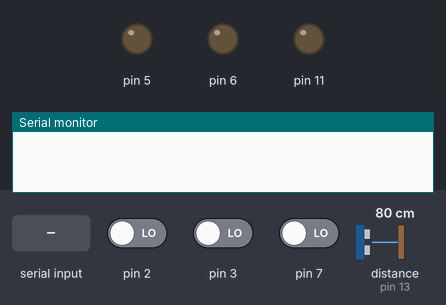
Recording of a sketch running on a simulated Arduino Uno, built with avr-gcc and run on an emulated ATmega328P. Shown: output pins drawn as LEDs (lit = HIGH), the last lines printed to the serial monitor. The inputs (shaded band) are chosen by the test bench; at power-on: pin 7 LOW, distance to the obstacle (sensor on pin 13) 80 cm, pin 2 LOW, pin 3 LOW. The echo pulse lasts 58.3 µs per cm; pins used as bus, display or sensor lines are not drawn.

Above: at 1.2 s.
1.3 s: "open\n" received over Serial
At 2.67 s:
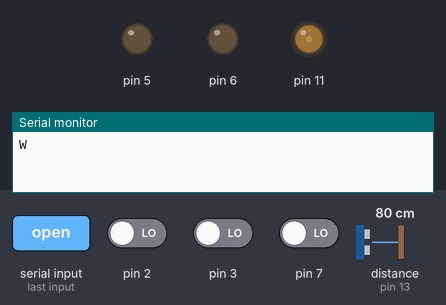
4.3 s: pin 7 driven HIGH
At 7.25 s:
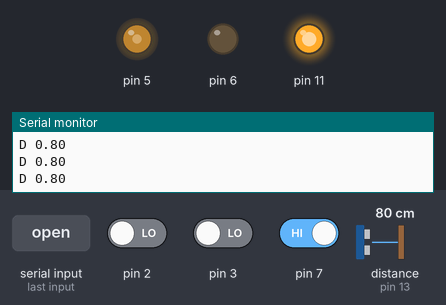
7.3 s: "stop\n" received over Serial
At 8.6 s:
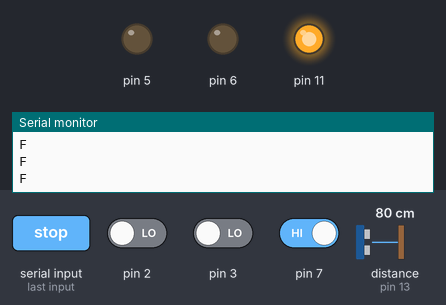
9.3 s: distance to the obstacle (sensor on pin 13) set to 52 cm
10.8 s: distance to the obstacle (sensor on pin 13) set to 46 cm
At 12.22 s:
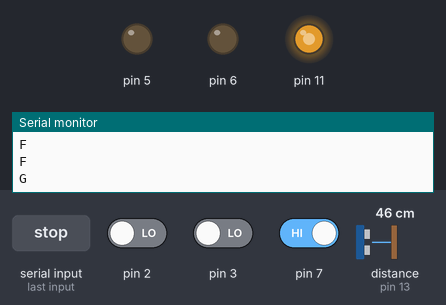
Timing chart, 0 to 14.8 s (numbered marks = the images above; inputs shaded):
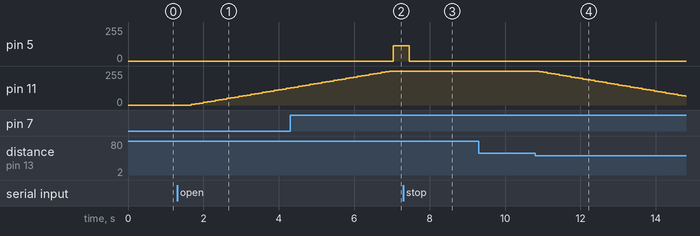

The sketch:

smart_garage.ino
```cpp
/*
 * ===================================================================
 *
 * Seconda consegna di Sistemi Embedded e Internet of things
 * Savini Gianni 731806
 *
 * ===================================================================
 */
#include "config.h"
#include "Init.h"
#include "OpenGarage.h"
#include "Parking.h"
#include "Stop.h"
#include "CloseGarage.h"

#include "Scheduler.h"

volatile State state;

Scheduler sched;

void setup() {

  sched.init(100);

  Task* t0 = new Init();
  t0->init(200);
  sched.addTask(t0);

  Task* t1 = new OpenGarage(LR, PIR);
  t1->init(100);
  sched.addTask(t1);

  Task* t2 = new Parking( LDIST1,  LDIST2,  LR,  CLOSE,  TOUCH, PROXECHO,  PROXTRIG);
  t2->init(100);
  sched.addTask(t2);

  Task* t3= new Stop(LR, PROXECHO,  PROXTRIG);
  t3->init(100);
  sched.addTask(t3);

  Task* t4 = new CloseGarage(LR);
  t4->init(100);
  sched.addTask(t4);

  state = INI;
}

void loop() {
  sched.schedule();
}
```

Button.h
```cpp
#ifndef __BUTTON__
#define __BUTTON__

class Button {

public:
  virtual bool isPressed() = 0;
};

#endif
```

ButtonImpl.cpp
```cpp
#include "ButtonImpl.h"
#include "Arduino.h"

ButtonImpl::ButtonImpl(int pin){
  this->pin = pin;
  pinMode(pin, INPUT);
}

bool ButtonImpl::isPressed(){
  return digitalRead(pin) == HIGH;
}
```

ButtonImpl.h
```cpp
#ifndef __BUTTONIMPL__
#define __BUTTONIMPL__

#include "Button.h"

class ButtonImpl: public Button {

public:
  ButtonImpl(int pin);
  bool isPressed();

private:
  int pin;

};

#endif
```

CloseGarage.cpp
```cpp
#include "CloseGarage.h"
#include "Arduino.h"
#include "config.h"

extern volatile State state;
int intensitys = MAXINTENSITY;

CloseGarage::CloseGarage(int led) {
  this->pin = led;
}

void CloseGarage::init(int period) {
  Task::init(period);
  fadeLed = new LedExt(pin, 0);
  fadeLed->switchOn();
}

void CloseGarage::tick() {
  if(state == CLS) {
    if(intensitys >= 0) {
//     fadeLed->switchOn();
//       Serial.println(intensitys == MAXINTENSITY ? "close" : "");
//       Serial.println(intensitys);
       fadeLed->setIntensity(intensitys);
       intensitys -= BRIGHT;
    } else {
      intensitys = MAXINTENSITY;
      state = INI;
    }
  }
}
```

CloseGarage.h
```cpp
#ifndef __CLOSEGARAGE__
#define __CLOSEGARAGE__

#include "Task.h"
#include "LedExt.h"

class CloseGarage: public Task {

  int pin;
  LedExt* fadeLed;

public:

  CloseGarage(int pin);
  void init(int period);
  void tick();
};

#endif
```

DetectSensor.h
```cpp
#ifndef __DETECTSENSOR__
#define __DETECTSENSOR__

class DetectSensor {

public:
  virtual bool isDetected() = 0;

};


#endif
```

Init.cpp
```cpp
#include "Init.h"
#include "config.h"
#include "Arduino.h"
#include "MsgService.h"

extern volatile State state;

Init::Init() {
  MsgService.init();
}

void Init::init(int period) {
  Task::init(period);
//  MsgService.init();
}

void Init::tick() {
  //Serial.println("INIT");
  if(state == INI) {
    if(MsgService.isMsgAvailable()) {
      if(MsgService.receiveMsg()->getContent() == "open") {
        state = OPN;
        MsgService.sendMsg("W");
//        Serial.println("ricevuto");
    }
  }

  }
}
```

Init.h
```cpp
#ifndef __INITTASK__
#define __INITTASK__

#include "Task.h"

class Init: public Task {

  public:

    Init();
    void init(int period);
    void tick();
};

#endif
```

Led.cpp
```cpp
#include "Led.h"
#include "Arduino.h"

Led::Led(int pin){
  this->pin = pin;
  pinMode(pin,OUTPUT);
}

void Led::switchOn(){
  digitalWrite(pin,HIGH);
}

void Led::switchOff(){
  digitalWrite(pin,LOW);
};
```

Led.h
```cpp
#ifndef __LED__
#define __LED__

#include "Light.h"

class Led: public Light {
public:
  Led(int pin);
  void switchOn();
  void switchOff();
protected:
  int pin;
};

#endif
```

LedExt.cpp
```cpp
#include "LedExt.h"
#include "Arduino.h"

LedExt::LedExt(int pin) : Led(pin) {
  currentIntensity = 128;
  isOn = false;
}

LedExt::LedExt(int pin, int intensity) : Led(pin) {
  isOn = false;
  currentIntensity = intensity;
}

void LedExt::switchOn(){
  analogWrite(pin,currentIntensity);
  isOn = true;
}

void LedExt::setIntensity(int value){
 currentIntensity = value;
 if (isOn){
   analogWrite(pin,currentIntensity);
 }
}

void LedExt::switchOff(){
  analogWrite(pin,0);
  isOn = false;
}
```

LedExt.h
```cpp
#ifndef __LED_EXT__
#define __LED_EXT__

#include "Led.h"
#include "LightExt.h"

class LedExt:  public LightExt, public Led {
public:
  LedExt(int pin);
  LedExt(int pin, int intensity);
  void switchOn();
  void switchOff();
  void setIntensity(int v);
private:
  int currentIntensity;
  bool isOn;
};

#endif
```

Light.h
```cpp
#ifndef __LIGHT__
#define __LIGHT__

class Light {
public:
  virtual void switchOn() = 0;
  virtual void switchOff() = 0;
};

#endif
```

LightExt.h
```cpp
#ifndef __LIGHT_EXT__
#define __LIGHT_EXT__

#include "Light.h"

class LightExt : public Light {
public:
  virtual void setIntensity(int) = 0;
};

#endif
```

MsgService.cpp
```cpp
#include "Arduino.h"
#include "MsgService.h"

String content;

MsgServiceClass MsgService;

bool MsgServiceClass::isMsgAvailable(){
  return msgAvailable;
}

Msg* MsgServiceClass::receiveMsg(){
  if (msgAvailable){
    Msg* msg = currentMsg;
    msgAvailable = false;
    currentMsg = NULL;
    content = "";
    return msg;
  } else {
    return NULL;
  }
}

void MsgServiceClass::init(){
  Serial.begin(9600);
  content.reserve(256);
  content = "";
  currentMsg = NULL;
  msgAvailable = false;
}

void MsgServiceClass::sendMsg(const String& msg){
  Serial.println(msg);
}

void serialEvent() {
  /* reading the content */
  while (Serial.available()) {
    char ch = (char) Serial.read();
    if (ch == '\n'){
      MsgService.currentMsg = new Msg(content);
      MsgService.msgAvailable = true;
    } else {
      content += ch;
    }
  }
}

bool MsgServiceClass::isMsgAvailable(Pattern& pattern){
  return (msgAvailable && pattern.match(*currentMsg));
}

Msg* MsgServiceClass::receiveMsg(Pattern& pattern){
  if (msgAvailable && pattern.match(*currentMsg)){
    Msg* msg = currentMsg;
    msgAvailable = false;
    currentMsg = NULL;
    content = "";
    return msg;
  } else {
    return NULL;
  }

}
```

MsgService.h
```cpp
#ifndef __MSGSERVICE__
#define __MSGSERVICE__

#include "Arduino.h"

class Msg {
  String content;

public:
  Msg(String content){
    this->content = content;
  }

  String getContent(){
    return content;
  }
};

class Pattern {
public:
  virtual boolean match(const Msg& m) = 0;
};

class MsgServiceClass {

public:

  Msg* currentMsg;
  bool msgAvailable;

  void init();

  bool isMsgAvailable();
  Msg* receiveMsg();

  bool isMsgAvailable(Pattern& pattern);
  Msg* receiveMsg(Pattern& pattern);

  void sendMsg(const String& msg);
};

extern MsgServiceClass MsgService;

#endif
```

OpenGarage.cpp
```cpp
#include "config.h"
#include "Arduino.h"
#include "TimerOne.h"
#include "OpenGarage.h"

extern volatile State state;
int intensity = 0;
int inc = 0;

void changeState(State st) {
  inc = intensity = 0;
  state = st;
}


OpenGarage::OpenGarage(int ledPin, int pirPin){
  this->ledPin = ledPin;
  this->pirPin = pirPin;
}

void OpenGarage::init(int period){
  Task::init(period);
  fadeLed = new LedExt(ledPin, 0);
  pir = new Pir(pirPin);
  fadeLed->switchOn();
}

void OpenGarage::tick() {
//OpeningGarage
  if(state == OPN) {
//    Serial.println(intensity == 0 ? "open" : "");
    if(intensity <= MAXINTENSITY) {
       fadeLed->switchOn();
//       Serial.println(intensity);
       fadeLed->setIntensity(intensity);
       intensity += BRIGHT;
//WaitForDetect
    } else {
      if(inc++ <= WAITTIME) {
        if(pir->isDetected()) {
          changeState(PRK);
        }
      } else {
        changeState(CLS);
      }
    }
  }
}


//void OpenGarage::fade() {
//  this->fadeLed->setIntensity(intensity);
//  intensity += BRIGHT;
//}
```

OpenGarage.h
```cpp
#ifndef __OPENGARAGE__
#define __OPENGARAGE__

#include "Task.h"
#include "Led.h"
#include "LedExt.h"
#include "Pir.h"

class OpenGarage: public Task {

  private:
    int ledPin;
    int pirPin;
    Pir* pir;
    LedExt* fadeLed;

  public:
     OpenGarage(int ledPin, int pirPin);
     void init(int period);
     void tick();

};

#endif
```

Parking.cpp
```cpp
#include "Parking.h"
#include "Arduino.h"
#include "Sonar.h"
#include "ButtonImpl.h"
#include "config.h"
#include "MsgService.h"

extern volatile State state;

Parking::Parking(int led1, int led2, int lr, int touch, int cls, int echo, int trig) {
  this->led1 = new LedExt(led1, 0);
  this->led2 = new LedExt(led2, 0);
  this->lr = new LedExt(lr);
  this->cls = new ButtonImpl(cls);
  this->touch = new ButtonImpl(touch);
  this->prox = new Sonar(echo, trig);

}

void Parking::init(int period) {
  Task::init(period);
  led1->switchOn();
  led2->switchOn();
}

void Parking::tick() {
  if(state == PRK) {
    float dist = prox->getDistance();
    int distInt = (int) (dist * 100);
    String msg;
    if(dist > DISTMAX) {
      led1->setIntensity(0);
      led2->setIntensity(0);
      msg = "D " + String(dist);
    } else if(dist <= DISTMAX && dist > DISTMIN) {
      int value1 = dist <= 0.55 ? MAXINTENSITY : (int) map(distInt, 100, 55, 0, MAXINTENSITY);
      int value2 = dist <= 0.55 ? (int) map(distInt, 55, 10, 0, MAXINTENSITY) : 0;
//      Serial.println(String(value1) + " " + String(value2));
      led1->setIntensity(value1);
      led2->setIntensity(value2);
      msg = "D " + String(dist);
    } else if(dist <= DISTMIN) {
        msg = "O";
    }
    if(cls->isPressed()) {
      if(dist <= DISTCLOSE) {
        state = STP;
        led1->setIntensity(0);
        led2->setIntensity(0);
      } else {
        msg = "F";
      }
    }
    if(touch->isPressed()) {
      msg = "T";
    }
    if(MsgService.isMsgAvailable()) {
        if(MsgService.receiveMsg()->getContent() == "stop") {
          state = STP;
          led1->setIntensity(0);
          led2->setIntensity(0);
        }
    }
    MsgService.sendMsg(msg);
    Serial.flush();
  }
}
```

Parking.h
```cpp
#ifndef __PARKING__
#define __PARKING__

#include "Task.h"
#include "LedExt.h"
#include "Button.h"
#include "ProximitySensor.h"

class Parking: public Task {

private:
  LedExt* led1;
  LedExt* led2;
  LedExt* lr;
  Button* cls;
  Button* touch;
  ProximitySensor* prox;


public:
  Parking(int led1, int led2, int lr, int btnClose, int btnTouch, int proxTrig, int proxEcho);
  void init(int period);
  void tick();
};

#endif
```

Pir.cpp
```cpp
#include "Arduino.h"
#include "Pir.h"

Pir::Pir(int pin) {
  this->pin = pin;
  pinMode(pin, INPUT);
}

bool Pir::isDetected() {
  return digitalRead(pin) == HIGH;
}
```

Pir.h
```cpp
#ifndef __PIR__
#define __PIR__

#include "Arduino.h"
#include "DetectSensor.h"

class Pir: public DetectSensor {

  public:
    Pir(int pin);
    bool isDetected();

  private:
    int pin;

};

#endif
```

ProximitySensor.h
```cpp
#ifndef __PROXIMITYSENSOR__
#define __PROXIMITYSENSOR__

class ProximitySensor {

public:
  virtual float getDistance() = 0;

};


#endif
```

Scheduler.cpp
```cpp
#include "Scheduler.h"

void Scheduler::init(int basePeriod){
  this->basePeriod = basePeriod;
  timer.setupPeriod(basePeriod);
  nTasks = 0;
}

bool Scheduler::addTask(Task* task){
  if (nTasks < MAX_TASKS-1){
    taskList[nTasks] = task;
    nTasks++;
    return true;
  } else {
    return false;
  }
}

void Scheduler::schedule(){
  timer.waitForNextTick();
  for (int i = 0; i < nTasks; i++){
    if (taskList[i]->updateAndCheckTime(basePeriod)){
      taskList[i]->tick();
    }
  }
}
```

Scheduler.h
```cpp
#ifndef __SCHEDULER__
#define __SCHEDULER__

#include "Timer.h"
#include "Task.h"

#define MAX_TASKS 10

class Scheduler {

  int basePeriod;
  int nTasks;
  Task* taskList[MAX_TASKS];
  Timer timer;

public:
  void init(int basePeriod);
  virtual bool addTask(Task* task);
  virtual void schedule();
};

#endif
```

Sonar.cpp
```cpp
#include "Sonar.h"

#include "Arduino.h"

Sonar::Sonar(int echoP, int trigP) : echoPin(echoP), trigPin(trigP){
  pinMode(trigPin, OUTPUT);
  pinMode(echoPin, INPUT);

}

float Sonar::getDistance(){
    digitalWrite(trigPin,LOW);
    delayMicroseconds(3);
    digitalWrite(trigPin,HIGH);
    delayMicroseconds(5);
    digitalWrite(trigPin,LOW);

    float tUS = pulseIn(echoPin, HIGH);
    float t = tUS / 1000.0 / 1000.0 / 2;
    float d = t*vs;
    return d;
}
```

Sonar.h
```cpp
#ifndef __SONAR__
#define __SONAR__

#include "ProximitySensor.h"

class Sonar: public ProximitySensor {

public:
  Sonar(int echoPin, int trigPin);
  float getDistance();

private:
    const float vs = 331.5 + 0.6*20;
    int echoPin, trigPin;
};

#endif
```

Stop.cpp
```cpp
#include "Stop.h"
#include "Arduino.h"
#include "config.h"
#include "MsgService.h"

#include "Sonar.h"

extern volatile State state;

Stop::Stop(int ledd, int echo, int trig) {
  prox = new Sonar(echo, trig);
}

void Stop::init(int period) {
  Task::init(period);
}

void Stop::tick() {
  if(state == STP) {
    float dist = prox->getDistance();
    String msg = dist <= DISTMIN ? "K" : dist <= DISTCLOSE ? "G" : "F";
    state =  dist <= DISTCLOSE ? CLS : STP;
    MsgService.sendMsg(msg);
    Serial.flush();
  }
}
```

Stop.h
```cpp
#ifndef __STOP__
#define __STOP__

#include "Task.h"
#include "Led.h"
#include "ProximitySensor.h"
#include "Button.h"

class Stop: public Task {

private:
  int pin;
  Light* led;
  ProximitySensor* prox;
  Button* cls;

public:

  Stop(int pin, int echo, int trig);
  void init(int period);
  void tick();
};

#endif
```

Task.h
```cpp
#ifndef __TASK__
#define __TASK__

class Task {
  int myPeriod;
  int timeElapsed;

public:
  virtual void init(int period){
    myPeriod = period;
    timeElapsed = 0;
  }

  virtual void tick() = 0;

  bool updateAndCheckTime(int basePeriod){
    timeElapsed += basePeriod;
    if (timeElapsed >= myPeriod){
      timeElapsed = 0;
      return true;
    } else {
      return false;
    }
  }

};

#endif
```

Timer.cpp
```cpp
#include "Timer.h"
#include "Arduino.h"

volatile bool timerFlag;

ISR(TIMER1_COMPA_vect){
  timerFlag = true;
}

Timer::Timer(){
  timerFlag = false;
}

void Timer::setupFreq(int freq){

  // disabling interrupt
  cli();

  TCCR1A = 0; // set entire TCCR1A register to 0
  TCCR1B = 0; // same for TCCR1B
  TCNT1  = 0; //initialize counter value to 0

  /*
   * set compare match register
   *
   * OCR1A = (16*2^20) / (100*PRESCALER) - 1 (must be < 65536)
   *
   * assuming a prescaler = 1024 => OCR1A = (16*2^10)/freq
   */
  OCR1A = 16*1024/freq;
  // turn on CTC mode
  TCCR1B |= (1 << WGM12);
  // Set CS11 for 8 prescaler
  TCCR1B |= (1 << CS12) | (1 << CS10);
  // enable timer compare interrupt
  TIMSK1 |= (1 << OCIE1A);

  // enabling interrupt
  sei();

}

/* period in ms */
void Timer::setupPeriod(int period){

  // disabling interrupt
  cli();

  TCCR1A = 0; // set entire TCCR1A register to 0
  TCCR1B = 0; // same for TCCR1B
  TCNT1  = 0; //initialize counter value to 0

  /*
   * set compare match register
   *
   * OCR1A = (16*2^20) / (100*PRESCALER) - 1 (must be < 65536)
   *
   * assuming a prescaler = 1024 => OCR1A = (16*2^10)* period/1000 (being in ms)
   */
  OCR1A = 16.384*period;
  // turn on CTC mode
  TCCR1B |= (1 << WGM12);
  // Set CS11 for 8 prescaler
  TCCR1B |= (1 << CS12) | (1 << CS10);
  // enable timer compare interrupt
  TIMSK1 |= (1 << OCIE1A);

  // enabling interrupt
  sei();

}

void Timer::waitForNextTick(){
  /* wait for timer signal */
  while (!timerFlag){}
  timerFlag = false;

}
```

Timer.h
```cpp
#ifndef __TIMER__
#define __TIMER__

class Timer {

public:
  Timer();
  void setupFreq(int freq);
  /* period in ms */
  void setupPeriod(int period);
  void waitForNextTick();

};


#endif
```

config.h
```cpp
//definite costanti delle misure utili al programma
#define DISTMIN 0.1
#define DISTMAX 1.00
#define DISTCLOSE  0.5

#define LDIST1 5
#define LDIST2 6
#define LR 11
#define TOUCH 2
#define CLOSE 3
#define PIR 7
#define PROXTRIG 12
#define PROXECHO 13

#define MAXINTENSITY 255
#define BRIGHT 5
#define WAITTIME 40

enum State {INI, OPN, PRK, STP, CLS};
```

Measured:
- the behaviour switches between 50 and 49 cm on distance to the obstacle (sensor on pin 13) (found by bisection; images 3 and 4)
- after the input at 1.3 s, pin 11: moves from 0/255 to 125/255 over 2.5 s, starting after 0.38 s
- after the input at 4.3 s, pin 5: 0/255 → 113/255 after 2.7 s
- after the input at 7.3 s, pin 5: 113/255 → 0/255 after 0.15 s
- after the input at 10.8 s, pin 11: moves from 255/255 to 65/255 over 3.9 s, starting after 0.11 s
